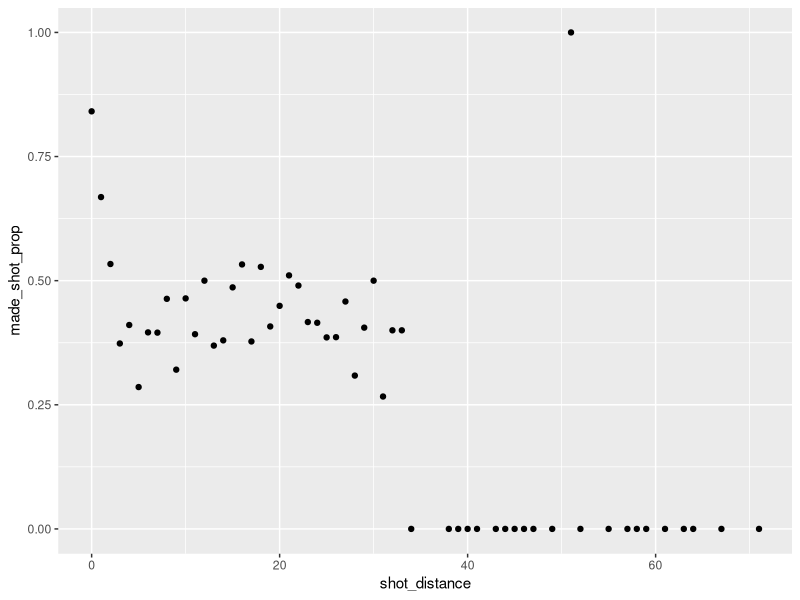
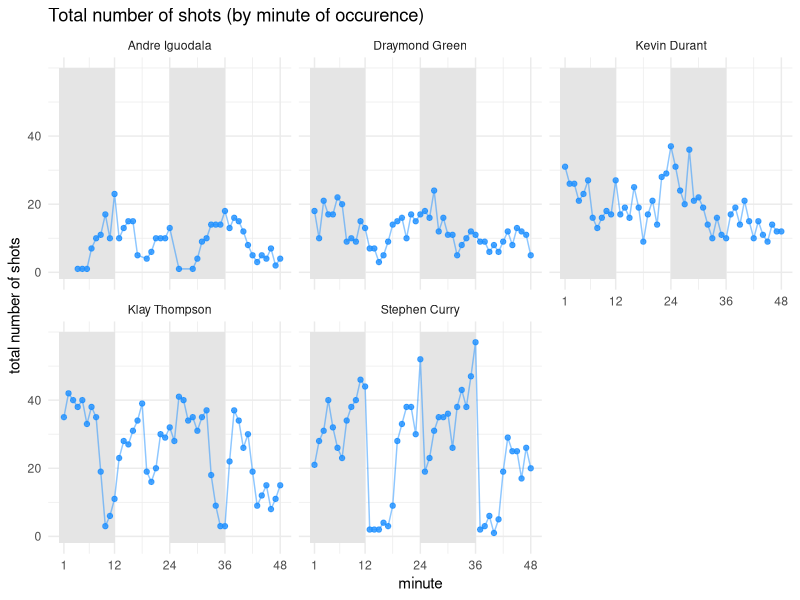

Source code (R) for these figures, in order:
## ---- chunk 1
knitr::opts_chunk$set(echo = TRUE, fig.path = '../images/')
## ---- chunk 2

library(dplyr)
library(readr)
library(ggplot2)

shots = read.csv('../data/shots-data.csv', stringsAsFactors = FALSE)
shots_tib = as_tibble(shots)

total_shots = shots_tib %>%
  group_by(name) %>%
  summarise(total = n()) %>%
  arrange(desc(total))
total_shots

## ---- chunk 3

# Effective Shooting % by Player

effective_shooting = shots_tib %>%
  group_by(name) %>%
  summarise(total = n(), made = sum(shot_made_flag == 'made shot')) %>%
  mutate(perc_made = made/total * 100) %>%
  arrange(desc(perc_made))
effective_shooting

# 2PT Effective Shooting % by Player
effective_shooting2PT = shots_tib %>%
  filter(shot_type == '2PT Field Goal') %>%
  group_by(name) %>%
  summarise(total2PT = n(), made2PT = sum(shot_made_flag == 'made shot')) %>%
  mutate(perc_made2PT = made2PT/total2PT * 100) %>%
  arrange(desc(perc_made2PT))
effective_shooting2PT
  
# 3PT Effective Shooting % by Player
effective_shooting3PT = shots_tib %>%
  filter(shot_type == '3PT Field Goal') %>%
  group_by(name) %>%
  summarise(total3PT = n(), made3PT = sum(shot_made_flag == 'made shot')) %>%
  mutate(perc_made3PT = made3PT/total3PT * 100) %>%
  arrange(desc(perc_made3PT))
effective_shooting3PT

## ---- chunk 4

distances = shots_tib %>%
  group_by(shot_distance) %>%
  summarise(made_shot_prop = (sum(shot_made_flag == 'made shot')) / n())
distances

## ---- chunk 5

ggplot(data = distances, aes(x = shot_distance, y = made_shot_prop)) +
  geom_point()

## ---- chunk 6

shots_minute = shots_tib %>%
  group_by(name, minute) %>%
  summarise(shots_by_minute = n())

## ---- chunk 7

shots_by_min = ggplot(data = shots_minute, aes(x = minute, y = shots_by_minute)) +
  geom_rect(mapping = aes(xmin = 0, xmax = 12, ymin = -2, ymax = 60), fill = 'grey90') +
  geom_rect(mapping = aes(xmin = 24, xmax = 36, ymin = -2, ymax = 60), fill = 'grey90') +
  geom_point(color = 'dodgerblue', alpha = 0.8) +
  facet_wrap(~ name) +
  scale_x_continuous(breaks = c(1, 12, 24, 36, 48), limits = c(0, 48)) +
  theme_minimal() +
  scale_y_continuous(name = 'total number of shots', breaks = c(0, 20, 40), limits = c(-2, 60)) +
  geom_path(color = 'dodgerblue', alpha = 0.5) +
  ggtitle("Total number of shots (by minute of occurence)")
shots_by_min

